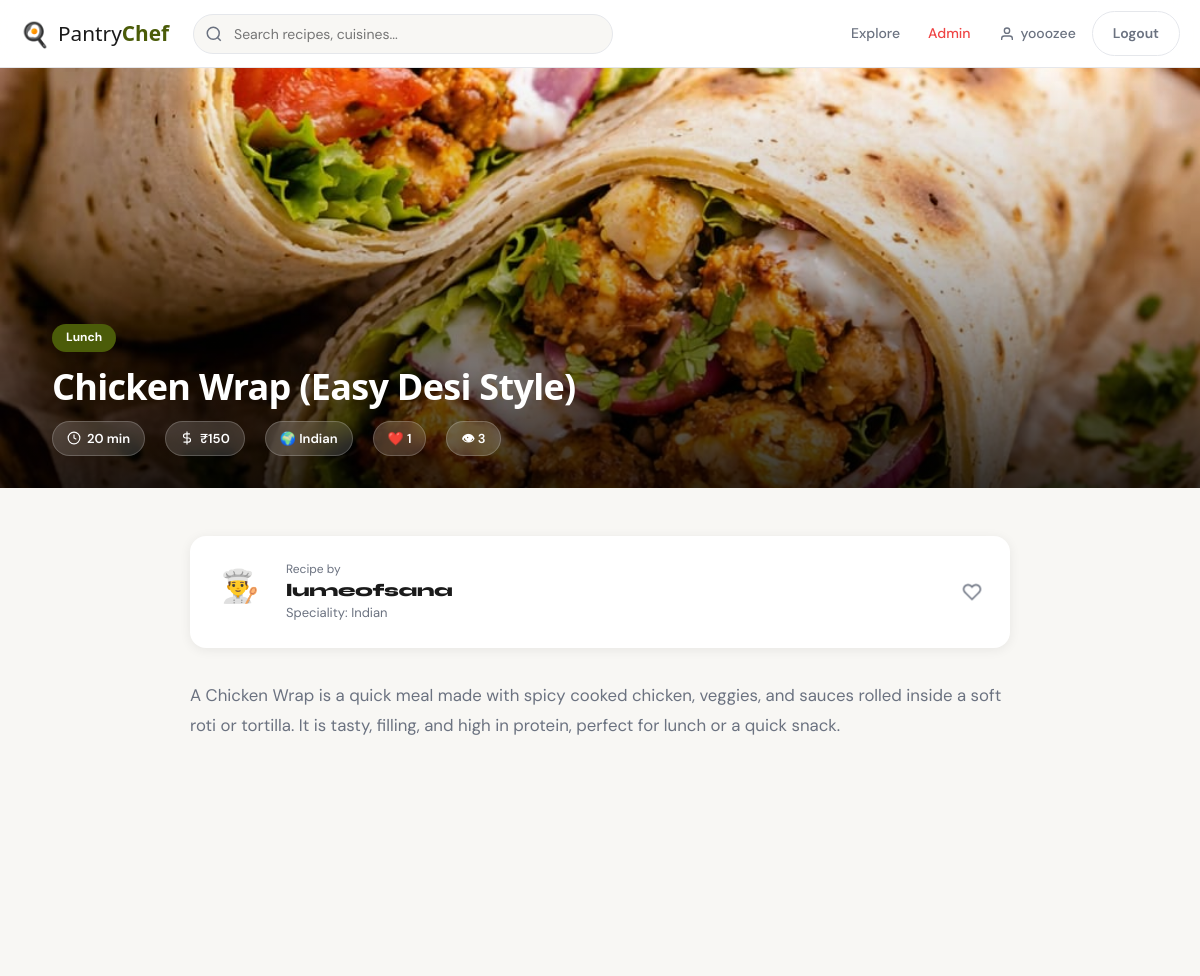
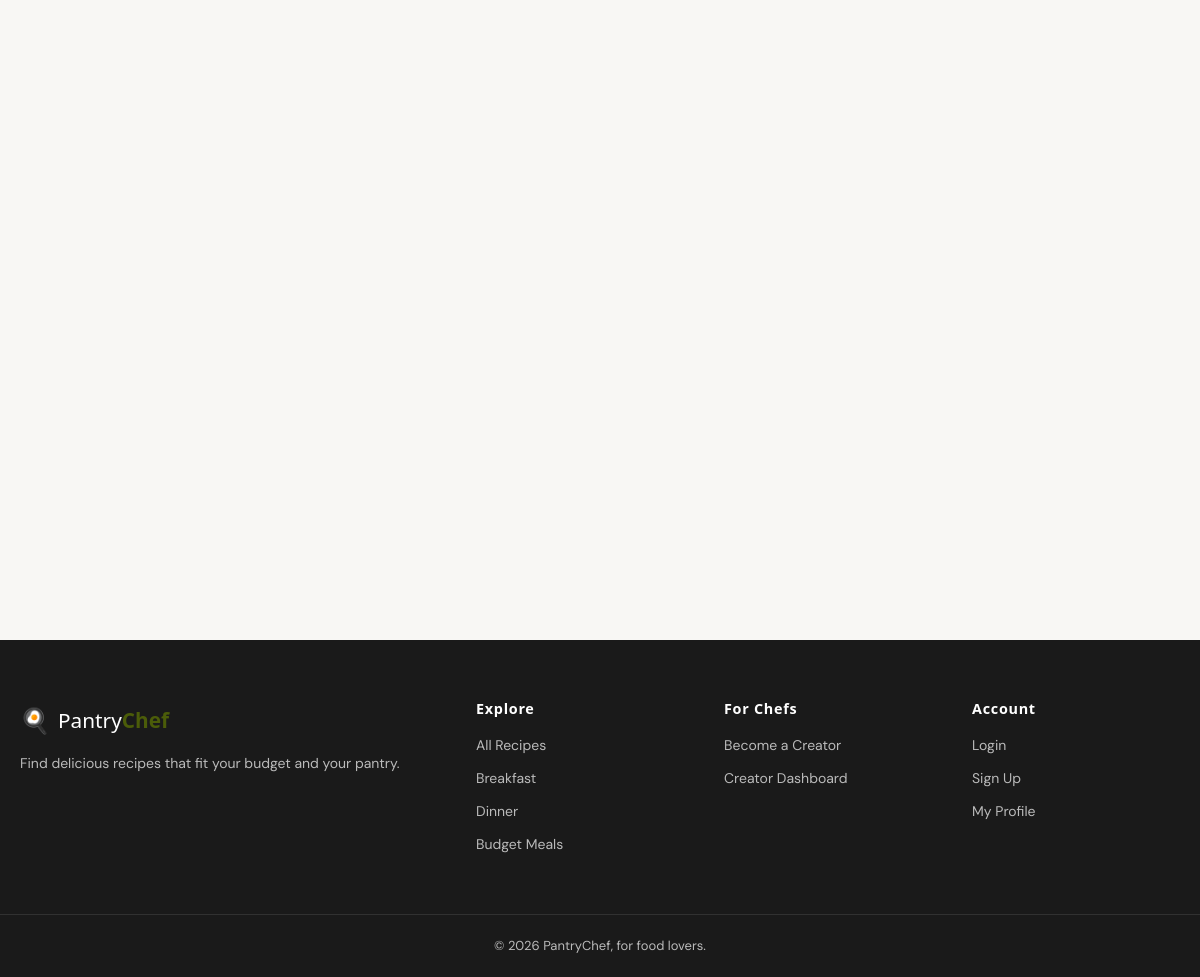
/recipe.php?id=4 (signed in), run on the app's committed database (2 pictures, top to bottom).
### tables this page shows
CREATE TABLE `recipes` (
  `id` int(10) UNSIGNED NOT NULL,
  `title` varchar(200) NOT NULL,
  `description` text DEFAULT NULL,
  `image` varchar(255) DEFAULT NULL,
  `cooking_time` smallint(5) UNSIGNED DEFAULT 0 COMMENT 'minutes',
  `budget` decimal(8,2) DEFAULT 0.00 COMMENT 'in local currency',
  `category_id` int(10) UNSIGNED DEFAULT NULL,
  `cuisine` varchar(100) DEFAULT NULL,
  `created_by` int(10) UNSIGNED NOT NULL,
  `status` enum('active','draft','deleted') DEFAULT 'active',
  `created_at` timestamp NOT NULL DEFAULT current_timestamp(),
  `updated_at` timestamp NOT NULL DEFAULT current_timestamp() ON UPDATE current_timestamp()
);

CREATE TABLE `categories` (
  `id` int(10) UNSIGNED NOT NULL,
  `name` varchar(100) NOT NULL,
  `type` enum('meal','food_type','special') DEFAULT 'meal',
  `icon` varchar(10) DEFAULT NULL,
  `sort_order` tinyint(3) UNSIGNED DEFAULT 0
);

CREATE TABLE `creators` (
  `id` int(10) UNSIGNED NOT NULL,
  `user_id` int(10) UNSIGNED NOT NULL,
  `chef_name` varchar(100) NOT NULL,
  `bio` text DEFAULT NULL,
  `profile_image` varchar(255) DEFAULT NULL,
  `location` varchar(100) DEFAULT NULL,
  `speciality_cuisine` varchar(100) DEFAULT NULL,
  `social_link` varchar(255) DEFAULT NULL,
  `experience_years` tinyint(3) UNSIGNED DEFAULT 0,
  `status` enum('pending','approved','rejected') DEFAULT 'pending'
);

### includes/auth.php (called while the page is built, shortened)
<?php
function currentUser(): array {
    return [
        'id'   => $_SESSION['user_id']   ?? null,
        'name' => $_SESSION['user_name'] ?? '',
        'role' => $_SESSION['role']      ?? 'guest',
    ];
}

### recipe.php (the view, shortened to what this page needs)
<?php
require_once 'includes/auth.php';
require_once 'includes/db.php';
$id = (int)($_GET['id'] ?? 0);
$user = currentUser();
$userId = $user['id'];
$stmt = $pdo->prepare("
    SELECT r.*, c.name as category_name,
           u.name as user_name, u.id as user_id, cr.id as chef_id,
           cr.chef_name, cr.bio as chef_bio, cr.profile_image as chef_photo,
           cr.location, cr.speciality_cuisine, cr.social_link, cr.experience_years,
           " . ($userId ? "CASE WHEN f.id IS NOT NULL THEN 1 ELSE 0 END" : "0") . " as is_favorited,
           (SELECT COUNT(*) FROM favorites WHERE recipe_id = r.id) as fav_count,
           (SELECT COUNT(*) FROM views WHERE recipe_id = r.id) as view_count
    FROM recipes r
    LEFT JOIN categories c ON r.category_id = c.id
    LEFT JOIN users u ON r.created_by = u.id
    LEFT JOIN creators cr ON u.id = cr.user_id
    " . ($userId ? "LEFT JOIN favorites f ON f.recipe_id = r.id AND f.user_id = $userId" : "") . "
    WHERE r.id = ? AND r.status = 'active'
");
$stmt->execute([$id]);
$recipe = $stmt->fetch();
$chefId  = $recipe['chef_id'] ?? 0;
$chefName  = $recipe['chef_name'] ?? $recipe['user_name'];
$chefPhoto = $recipe['chef_photo'] ? UPLOADS . '/creators/' . $recipe['chef_photo'] : null;
$recipeImg = $recipe['image'] ? UPLOADS . '/recipes/' . $recipe['image'] : ASSETS . '/images/placeholder.jpg';
?>
<!DOCTYPE html>
<html lang="en">
<head>
<link rel="stylesheet" href="<?= ASSETS ?>/css/main.css">
</head>
<body>
<?php include 'components/navbar.php'; ?>
<div class="recipe-hero">
  <img src="<?= $recipeImg ?>" alt="<?= htmlspecialchars($recipe['title']) ?>">
  <div class="recipe-hero-info">
    <div class="container">
      <?php if ($recipe['category_name']): ?>
        <span style="display:inline-block; background: var(--primary); color:#fff; padding: 4px 14px; border-radius: 999px; font-size:12px; font-weight:700; margin-bottom:12px;">
          <?= htmlspecialchars($recipe['category_name']) ?>
        </span>
      <?php endif; ?>
      <h1><?= htmlspecialchars($recipe['title']) ?></h1>
      <div class="recipe-meta-row">
        <span class="recipe-badge">
          <svg viewBox="0 0 24 24" fill="none" stroke="currentColor" stroke-width="2"><circle cx="12" cy="12" r="10"/><polyline points="12 6 12 12 16 14"/></svg>
          <?= (int)$recipe['cooking_time'] ?> min
        </span>
        <span class="recipe-badge">
          <svg viewBox="0 0 24 24" fill="none" stroke="currentColor" stroke-width="2"><line x1="12" y1="1" x2="12" y2="23"/><path d="M17 5H9.5a3.5 3.5 0 0 0 0 7h5a3.5 3.5 0 0 1 0 7H6"/></svg>
          ₹<?= number_format($recipe['budget'], 0) ?>
        </span>
        <?php if ($recipe['cuisine']): ?>
        <span class="recipe-badge">🌍 <?= htmlspecialchars($recipe['cuisine']) ?></span>
        <?php endif; ?>
        <span class="recipe-badge">❤️ <?= (int)$recipe['fav_count'] ?></span>
        <span class="recipe-badge">👁 <?= (int)$recipe['view_count'] ?></span>
      </div>
    </div>
  </div>
</div>
<div class="recipe-body">
  <div style="display:flex; align-items:center; gap:16px; margin-bottom:32px; padding:20px; background:#fff; border-radius:16px; box-shadow: var(--shadow-card);">
    <div class="profile-avatar" style="width:60px; height:60px;">
      <?php if ($chefPhoto): ?>
        <img src="<?= $chefPhoto ?>" alt="<?= htmlspecialchars($chefName) ?>">
      <?php else: ?>
        <span>👨‍🍳</span>
      <?php endif; ?>
    </div>
    <div style="flex:1;">
      <a href="<?= BASE_URL . 'creator-profile.php?id=' . $chefId ?>">
      <p style="font-size:12px; color:var(--text-muted);">Recipe by</p>
      <h3 style="font-family:'Syne',sans-serif; font-size:1.1rem;"><?= htmlspecialchars($chefName) ?></h3>
      <?php if ($recipe['speciality_cuisine']): ?>
        <p style="font-size:13px; color:var(--text-muted);">Speciality: <?= htmlspecialchars($recipe['speciality_cuisine']) ?></p>
      <?php endif; ?>
      </a>
    </div>
    <button class="recipe-card__fav <?= $recipe['is_favorited'] ? 'is-active' : '' ?>"
            style="position:static; transform:scale(1.2);"
            onclick="toggleFavorite(event, <?= $id ?>)"
            aria-label="Favorite">
      <svg width="18" height="18" viewBox="0 0 24 24" fill="<?= $recipe['is_favorited'] ? 'currentColor' : 'none' ?>" stroke="currentColor" stroke-width="2">
        <path d="M20.84 4.61a5.5 5.5 0 0 0-7.78 0L12 5.67l-1.06-1.06a5.5 5.5 0 0 0-7.78 7.78l1.06 1.06L12 21.23l7.78-7.78 1.06-1.06a5.5 5.5 0 0 0 0-7.78z"/>
      </svg>
    </button>
  </div>
  <?php if ($recipe['description']): ?>
  <p style="color:var(--text-muted); line-height:1.8; margin-bottom:40px; font-size:1.05rem;">
    <?= nl2br(htmlspecialchars($recipe['description'])) ?>
  </p>
  <?php endif; ?>
  <div class="recipe-layout">
    <div>
      <div class="steps-list">
      </div>
    </div>
  </div>
</div>
<?php include 'components/footer.php'; ?>
</body>
</html>

### assets/css/main.css (style rules this page uses)
:root { --primary: #4b5c09; --primary-dark: #273e06; --primary-light: #fff0eb; --accent: #9dae11; --success: #22c55e; --danger: #ef4444; --bg: #F8F7F4; --bg-white: #FFFFFF; --text: #1a1a1a; --text-muted: #6b7280; --text-light: #9ca3af; --border: #e5e7eb; --shadow-sm: 0 1px 3px rgba(0,0,0,.08), 0 1px 2px rgba(0,0,0,.05); --shadow-md: 0 4px 16px rgba(0,0,0,.10); --shadow-lg: 0 8px 40px rgba(0,0,0,.14); --shadow-card: 0 2px 12px rgba(0,0,0,.07); --radius: 16px; --radius-sm: 8px; --radius-full: 9999px; --nav-h: 68px; --transition: .22s cubic-bezier(.4,0,.2,1); }
*, *::before, *::after { box-sizing: border-box; margin: 0; padding: 0; }
html { scroll-behavior: smooth; -webkit-font-smoothing: antialiased; }
body { font-family: 'DM Sans', 'Segoe UI', -apple-system, BlinkMacSystemFont, 'Helvetica Neue', Arial, sans-serif; background: var(--bg); color: var(--text); line-height: 1.65; font-size: 15.5px; }
img { max-width: 100%; display: block; }
a { color: inherit; text-decoration: none; }
button { cursor: pointer; font-family: inherit; }
h1, h2, h3, h4, h5, h6 { font-family: 'Syne', 'Segoe UI Semibold', 'Segoe UI', -apple-system, BlinkMacSystemFont, 'Helvetica Neue', Arial, sans-serif; font-weight: 800; line-height: 1.25; letter-spacing: -0.02em; }
.container { width: 100%; max-width: 1200px; margin: 0 auto; padding: 0 20px; }
.recipe-card__fav { position: absolute; top: 10px; right: 10px; width: 36px; height: 36px; border-radius: 50%; background: rgba(255,255,255,.9); border: none; display: flex; align-items: center; justify-content: center; color: var(--text-muted); transition: all var(--transition); backdrop-filter: blur(8px); }
.recipe-card__fav svg { width: 16px; height: 16px; }
.profile-avatar { width: 80px; height: 80px; border-radius: 50%; background: rgba(255,255,255,.25); margin: 0 auto 12px; display: flex; align-items: center; justify-content: center; font-size: 2rem; border: 3px solid rgba(255,255,255,.5); overflow: hidden; }
.recipe-hero { position: relative; height: 420px; overflow: hidden; }
.recipe-hero img { width: 100%; height: 100%; object-fit: cover; }
.recipe-hero::after { content: ''; position: absolute; inset: 0; background: linear-gradient(to top, rgba(0,0,0,.8) 0%, rgba(0,0,0,.2) 60%, transparent 100%); }
.recipe-hero-info { position: absolute; bottom: 0; left: 0; right: 0; z-index: 1; padding: 32px; }
.recipe-hero-info h1 { font-family: 'Segoe UI', -apple-system, BlinkMacSystemFont, Arial, sans-serif; font-size: clamp(1.5rem, 3vw, 2.5rem); color: #fff; margin-bottom: 12px; }
.recipe-meta-row { display: flex; align-items: center; gap: 20px; flex-wrap: wrap; }
.recipe-badge { display: inline-flex; align-items: center; gap: 6px; background: rgba(255,255,255,.15); backdrop-filter: blur(8px); color: #fff; padding: 6px 14px; border-radius: var(--radius-full); font-size: 13px; font-weight: 600; border: 1px solid rgba(255,255,255,.2); }
.recipe-badge svg { width: 14px; height: 14px; }
.recipe-body { max-width: 860px; margin: 0 auto; padding: 48px 20px; }
.recipe-layout { display: grid; grid-template-columns: 300px 1fr; gap: 40px; align-items: start; }
.steps-list { display: flex; flex-direction: column; gap: 24px; }

### data on the page
recipes: image (picture), category.name "Lunch", title "Chicken Wrap (Easy Desi Style)", cooking_time "20", budget "150", cuisine "Indian", creators.chef_name "lumeofsana", creators.speciality_cuisine "Indian", description "A Chicken Wrap is a quick meal made with spicy cooked chicken, veggies, and sauces rolled inside a soft roti or tortilla. It is tasty, filling, and high in protein, perfect for lunch or a quick snack."

### other printed values
$user['name'] "yooozee"
$recipe['fav_count'] "1"
$recipe['view_count'] "3"
